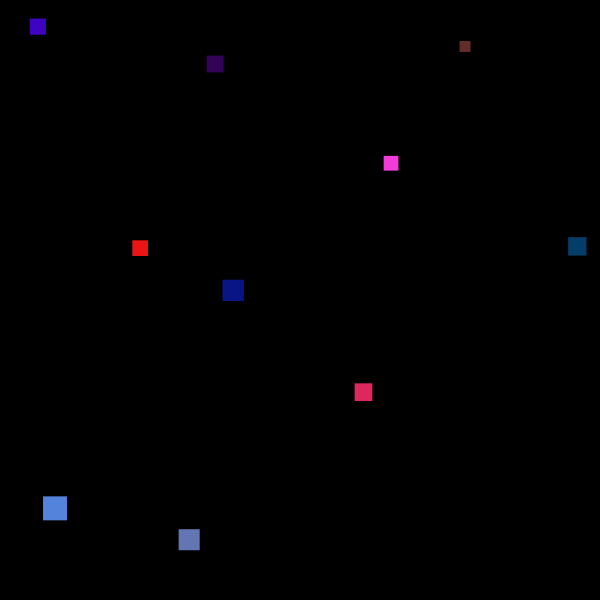
Frame 1 (no input)
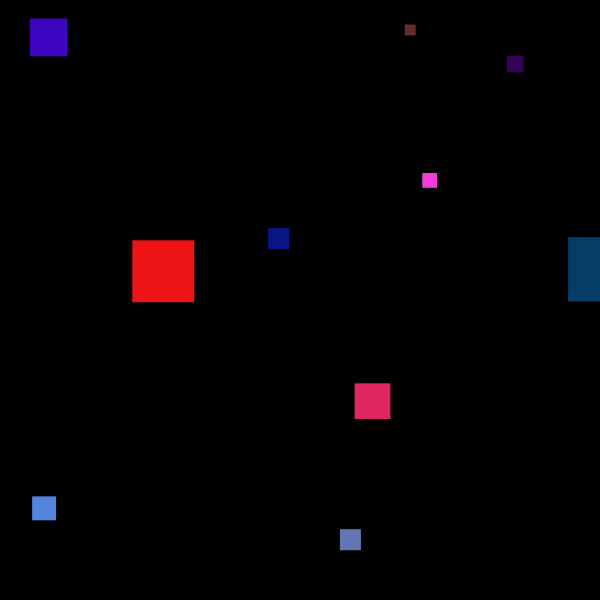
Frame 60 (the mouse pressed at the canvas centre just before this capture)
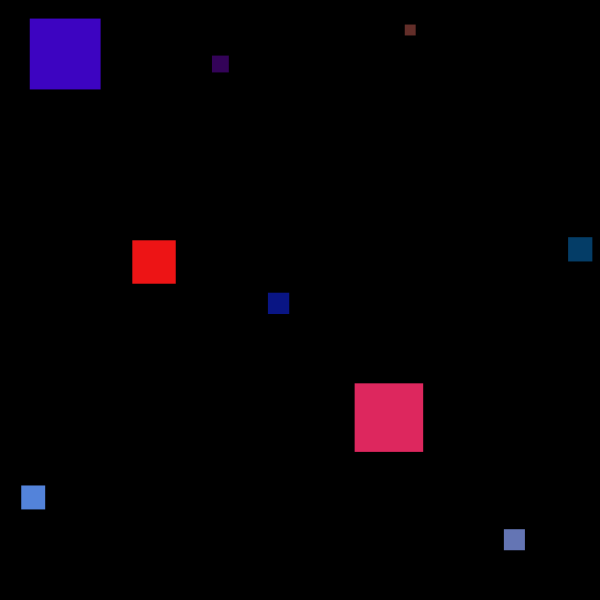
Frame 120 (the mouse held since frame 60 and released just before this capture)

The Processing sketch that drew these frames (run headless with seeded random() and noise(); from frame 60 on, the mouse is pressed at the canvas centre):

// Processing sketch: Objects_Demo_Two
// ── Objects_Demo_Two.pde
int NUM_MOVERS = 10;
ArrayList<Mover> myMovers = new ArrayList<Mover>();
void setup(){
  size(600,600);
  createObjects();
  noStroke();
}


void createObjects(){
  for (int i = 0; i < NUM_MOVERS; i++){
    myMovers.add(new Mover(random(width), random(height)));
  }
}

void mousePressed(){
  removeObject(0);
}

void removeObject(int index){
  myMovers.remove(index);
}

void draw(){
  //fill(255,20);
  //rect(0,0,width,height);
  background(0);
  for (int i = 0; i < myMovers.size(); i++){
    Mover m = myMovers.get(i);  
    m.move();
    m.display();
  }
  //myMover.move();
  //myMover.display();
}

// ── Mover.pde
class Mover{
  //Properties
  float x, y;
  color c;
  float size;
  float speed;
  int type; //behavior type
  
  //Constructor
  Mover(float x_, float y_){
    x = x_;
    y = y_;
    c = color(random(255),random(255),random(255));
    size = random(10,25);   
    speed = random(2,7);
    type = int(random(3)); //0, 1, 2
  }
  
  //Class Methods
  void display(){
    fill(c); 
    rect(x,y,size,size);
  }
  
  void move(){
    if (type == 0){ //sliding to the right
      x += speed;
      if (x > width) x = x - width;
    }
    else if (type == 1){  //random walker algorithm
      int choice = int(random(4)); //0,1,2,3
      if (choice == 0){ //UP
        y = y - speed;
      } 
      else if (choice == 1){ //DOWN
        y = y + speed;
      } 
      else if (choice == 2){ //LEFT
        x = x - speed;
      } 
      else if (choice == 3){ //RIGHT
        x = x + speed;
      } 
    }
    else if (type == 2){
      size += (speed/2); 
      if (size > 75 || size < 10) speed *= - 1;
    }
    
  }
}
